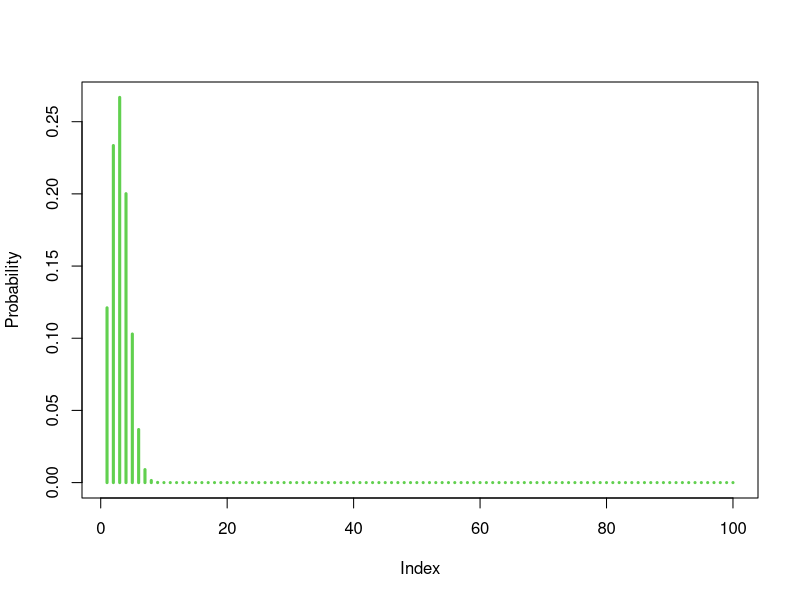
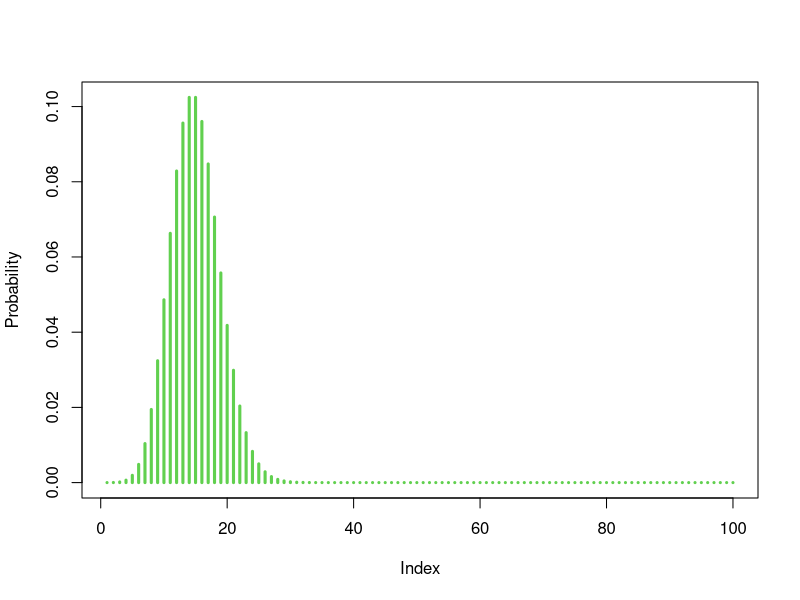

Here is the R script that generated these plots, in order:
## ---- chunk 1
knitr::opts_chunk$set(echo = TRUE)
## ---- chunk 2
# what is probablity that 4 out of 10 next customers will make a purchase? The probablity of a purchase on one trial is .3
dbinom(x = 4,size = 10,prob = 0.3)

# What is the probability of making 3 to 5 sales in a day if the average sales rate is 4 per day?

# Using cumulative probability
ppois(q = 5, lambda = 3, lower.tail = TRUE) - ppois(q = 2, lambda = 3, lower.tail = TRUE)

# Using exact probability
dpois(x = 3, lambda = 3) +
  dpois(x = 4, lambda = 3) +
  dpois(x = 5, lambda = 3)

# Let's display the probability distribution function for different values of x.
plot(dbinom(x = 1:100,size = 10,prob = 0.3),type = "h",col = 3, lwd = 3, ylab = "Probability")

## ---- chunk 3
prob_10_customers <- dpois(10,15)

plot(dpois(1:100,15),type = "h",col = 3, lwd = 3, ylab = "Probability")
## ---- chunk 4
# 1. What is the probability that one of the employees in the sample works at the plant in Hawaii?
dhyper(x = 1,k = 10,m = 20,n = 40)

# k = Sample size = 10
# m = Number of observed success = number of workers in Hawaii = 20
# n = Number of failures (employees working in Texas) = 40

## ---- chunk 5
# 2. What is the probability that two or more of the employees in the sample work at the plant in Hawaii?
# 1 - f(0) - f(1)
p_x_2 <- 1 - dhyper(x = 0,k = 10,m = 20,n = 40) - dhyper(x = 1,k = 10,m = 20,n = 40)


## ---- chunk 6

